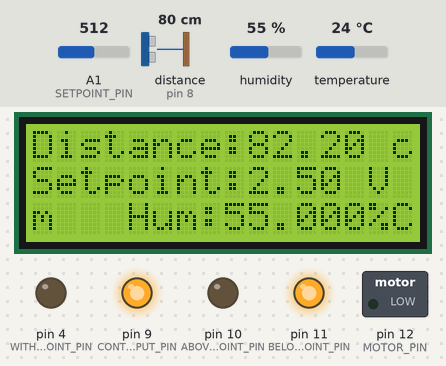
Simulated run of this sketch. Board: Arduino Uno, built with avr-gcc and run on an emulated ATmega328P. Shown: 16×3 character LCD, switched loads named in the sketch (green lamp = pin HIGH), output pins drawn as LEDs (lit = HIGH). Wiring (inferred from the names in the program): ultrasonic range finder: trigger pin 7; echo pin 8. The test bench sets the inputs (shaded band); at power-on: A1 (SETPOINT_PIN) = 512, distance to the obstacle (sensor on pin 8) 80 cm, humidity 55 %, temperature 24 °C. The echo pulse lasts 58.3 µs per cm; pins used as bus, display or sensor lines are not drawn; what the sketch prints to the serial monitor is not drawn.

Above: at 1.2 s.
1.3 s: A1 (SETPOINT_PIN) set to 194
At 2.8 s:
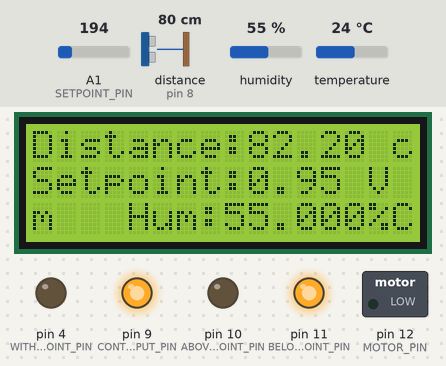
7.3 s: A1 (SETPOINT_PIN) set to 163
At 8.9 s:
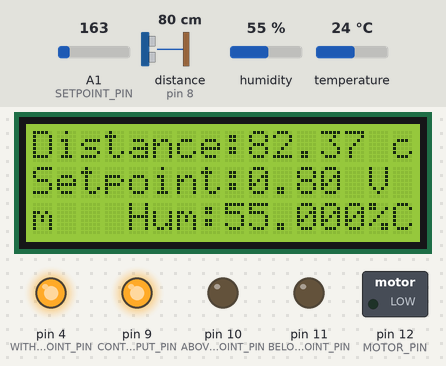
9.2 s: distance to the obstacle (sensor on pin 8) set to 250 cm
At 11.34 s:
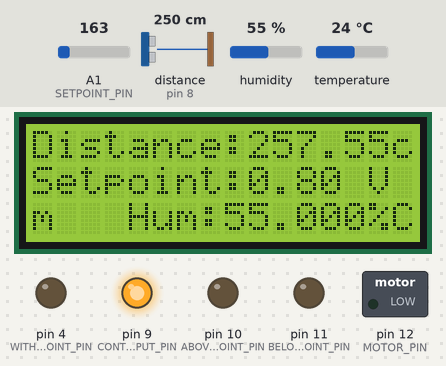
11.6 s: distance to the obstacle (sensor on pin 8) set to 120 cm
At 12.41 s:
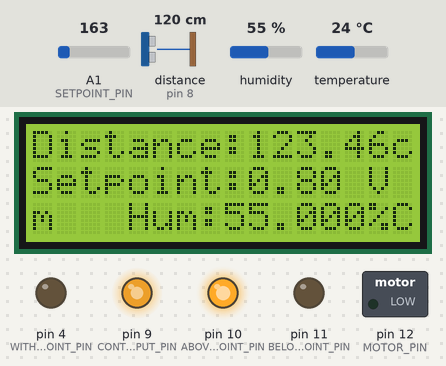
14.9 s: distance to the obstacle (sensor on pin 8) set to 250 cm
At 16.24 s:
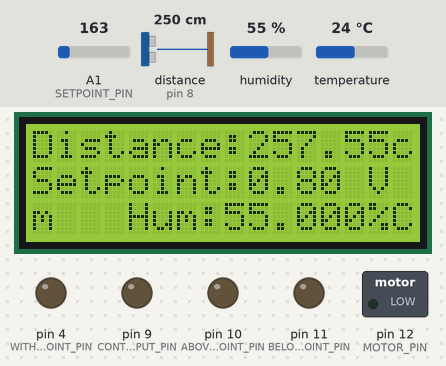
17.5 s: A1 (SETPOINT_PIN) set to 496
At 17.83 s:
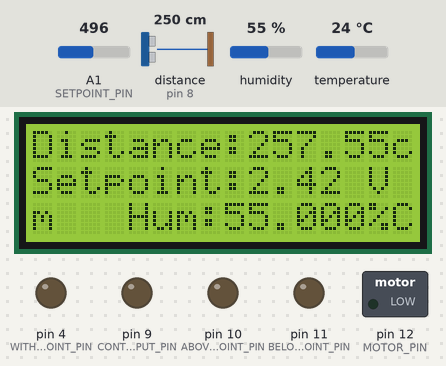
19.1 s: A1 (SETPOINT_PIN) set to 512
Timing chart, 0 to 21.8 s (numbered marks = the images above; inputs shaded):
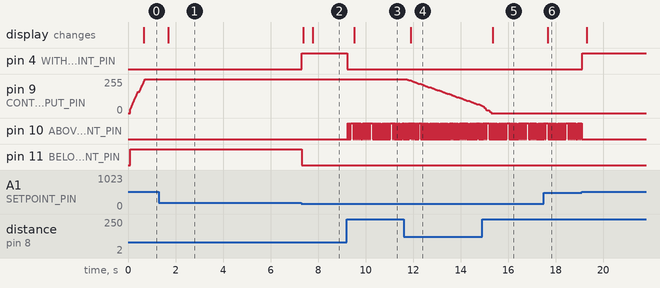

Measured:
- the behaviour switches between 178 and 177 on A1 (SETPOINT_PIN) (found by bisection; images 1 and 2)
- after the input at 1.3 s, the display: changes after 0.40 s (image 1)
- after the input at 7.3 s, pin 4 (WITHIN_SETPOINT_PIN): LOW → HIGH at once; pin 11 (BELOW_SETPOINT_PIN): HIGH → LOW at once; the display: first changes after 0.07 s (image 2 shows a later state)
- after the input at 9.2 s, pin 4 (WITHIN_SETPOINT_PIN): HIGH → LOW at once; pin 10 (ABOVE_SETPOINT_PIN): LOW → HIGH after 0.05 s, then moves between LOW and HIGH, repeating every 0.83 s; the display: changes after 0.32 s (image 3)
- after the input at 11.6 s, the display: changes after 0.30 s (image 4)
- after the input at 14.9 s, the display: changes after 0.45 s (image 5)
- after the input at 17.5 s, the display: changes after 0.16 s (image 6)
- after the input at 19.1 s, pin 4 (WITHIN_SETPOINT_PIN): LOW → HIGH at once; pin 10 (ABOVE_SETPOINT_PIN): stops changing and stays LOW

The sketch:

Code.ino
```cpp
#include <Wire.h>
#include <LiquidCrystal_AIP31068_I2C.h>
#include <DHT.h>

// Pin Definitions
const int RX_PIN = 0;
const int TX_PIN = 1;
const int WITHIN_SETPOINT_PIN = 4;
const int DHT_PIN = 5;
const int TRIG_PIN = 7;
const int ECHO_PIN = 8;
const int CONTROLLER_OUTPUT_PIN = 9;
const int ABOVE_SETPOINT_PIN = 10;
const int BELOW_SETPOINT_PIN = 11;
const int MOTOR_PIN = 12;
const int LCD_SCL_PIN = A5;
const int LCD_SDA_PIN = A4;
const int SETPOINT_PIN = A1;
const int SYSTEM_OUTPUT_PIN = A0;

// Constants
const int DHT_TYPE = DHT22;
const float TEMP_THRESHOLD_HIGH = 50.0;
const float TEMP_THRESHOLD_LOW = 30.0;
const float DISTANCE_TOLERANCE = 0.05;
const unsigned long CONTROL_INTERVAL = 10;
const int SERIAL_BAUD = 9600;
const int MOVING_AVG_SAMPLES = 10;
const int MAX_DISTANCE = 400;
const float VOLTAGE_REF = 5.0;

// LCD Configuration
const int LCD_ADDR = 0x3E;
const int LCD_COLS = 16;
const int LCD_ROWS = 3;


// Initialize Objects
LiquidCrystal_AIP31068_I2C lcd(LCD_ADDR, LCD_COLS, LCD_ROWS);
DHT dht(DHT_PIN, DHT_TYPE);

// PID Control Variables - Adjusted for small overshoot
double Setpoint, Input, Output;

// Control variables for PI controller
float Kp = 0.14; // Proportional gain (adjusted for slight overshoot)
float Ki = 5.00; // Integral gain (adjusted for slight overshoot)
float integralTerm = 0.0;
float previousError = 2.0;
float controlOutput = 0.0; // Store the control output

// Global Variables
unsigned long previousMillis = 0;
float distanceBuffer[MOVING_AVG_SAMPLES];
int bufferIndex = 0;
float temperature = 0.0;
float humidity = 0.0;
bool motorState = false;

// Variables for LED flashing
unsigned long flashInterval = 3;       // Interval in milliseconds for flashing
unsigned long steadyOnDuration = 0;   // Initial delay before flashing, in milliseconds
unsigned long lastFlashTime = 0;         // Timestamp for the last LED change
unsigned long aboveSetpointStartTime = 0; // Timestamp when distance first exceeded the setpoint
bool ledState = false;                   // Current state of the LED
bool aboveSetpoint = false;              // Track if above setpoint

void setup() {
    Serial.begin(SERIAL_BAUD);
    pinMode(TRIG_PIN, OUTPUT);
    pinMode(ECHO_PIN, INPUT);
    pinMode(MOTOR_PIN, OUTPUT);
    pinMode(WITHIN_SETPOINT_PIN, OUTPUT);
    pinMode(ABOVE_SETPOINT_PIN, OUTPUT);
    pinMode(BELOW_SETPOINT_PIN, OUTPUT);

    Wire.begin();
    lcd.init();
    lcd.on();
    lcd.clear();

    dht.begin();

    // Initialize moving average buffer
    float initialDistance = readDistance();
    for (int i = 0; i < MOVING_AVG_SAMPLES; i++) {
        distanceBuffer[i] = initialDistance;
    }
    Serial.println("Reading Data");
}

// Function to read distance
float readDistance() {
    digitalWrite(TRIG_PIN, LOW);
    delayMicroseconds(2);
    digitalWrite(TRIG_PIN, HIGH);
    delayMicroseconds(10);
    digitalWrite(TRIG_PIN, LOW);

    long duration = pulseIn(ECHO_PIN, HIGH, 23529); // Timeout after ~4m round trip
    if (duration == 0) return MAX_DISTANCE;
    return duration * 0.034 / 2.4; // Convert duration to distance in cm
}

// Moving average filter
float getFilteredDistance() {
    float newReading = readDistance();
    distanceBuffer[bufferIndex] = newReading;
    bufferIndex = (bufferIndex + 1) % MOVING_AVG_SAMPLES;

    float sum = 0;
    for (int i = 0; i < MOVING_AVG_SAMPLES; i++) {
        sum += distanceBuffer[i];
    }
    return sum / MOVING_AVG_SAMPLES;
}

// LED control
void updateLEDs(float distance, float setpoint) {
    float error = abs(distance - setpoint);
    float tolerance = setpoint * DISTANCE_TOLERANCE;

    // Check if the distance is above the setpoint
    if (distance > setpoint + tolerance) {
        // If just entering the above setpoint range, capture the start time
        if (!aboveSetpoint) {
            aboveSetpoint = true;
            aboveSetpointStartTime = millis(); // Record when we first exceeded the setpoint
            digitalWrite(ABOVE_SETPOINT_PIN, HIGH); // Turn LED on initially
            ledState = true; // Set LED state to on
        }
        // Check if we've been above the setpoint for the steadyOnDuration
        unsigned long currentMillis = millis();
        if (currentMillis - aboveSetpointStartTime >= steadyOnDuration) {
            // Start flashing the LED
            if (currentMillis - lastFlashTime >= flashInterval) {
                lastFlashTime = currentMillis; // Update last flash time
                ledState = !ledState; // Toggle LED state
                digitalWrite(ABOVE_SETPOINT_PIN, ledState ? HIGH : LOW); // Set LED state
            }
        }
    } else {
        // Reset LED and variables when below setpoint
        digitalWrite(ABOVE_SETPOINT_PIN, LOW);
        ledState = false;
        aboveSetpoint = false;
    }

    // Control the other LEDs
    digitalWrite(WITHIN_SETPOINT_PIN, error <= tolerance);
    digitalWrite(BELOW_SETPOINT_PIN, distance < setpoint - tolerance);
}

// PI control update
void updatePIControl() {
    // Read the distance as the system output and calculate the error
    float setpoint = analogRead(SETPOINT_PIN) * (MAX_DISTANCE / 1023.0);
    float actualOutput = getFilteredDistance();
    float error = setpoint - actualOutput;

    // Proportional control
    float proportionalTerm = Kp * error;

    // Integral control
    integralTerm += error * (CONTROL_INTERVAL / 1495.0); // Accumulate error over time
    float integralControl = Ki * integralTerm;

    // Combine proportional and integral terms to compute the control output
    controlOutput = proportionalTerm + integralControl;

    // Constrain the control output to fit within PWM limits (0-255)
    controlOutput = constrain(controlOutput, 0, 255);

    // Apply control output to the PWM pin
    analogWrite(CONTROLLER_OUTPUT_PIN, controlOutput);
}

// Update LCD
void updateLCD() {
    //lcd.clear();

    // Display and print distance
    float filteredDistance = getFilteredDistance() / 0.8007;
    lcd.setCursor(0, 0);
    lcd.print("Distance:");
    lcd.print(filteredDistance, 2);
    lcd.setCursor(15, 0);
    lcd.print("cm");

    Serial.print("Distance: ");
    Serial.print(filteredDistance, 2);
    Serial.print(" cm |");

    // Display and print setpoint
    float setpointVoltage = ((analogRead(SETPOINT_PIN) * (MAX_DISTANCE / 1023.0)) * 0.01) / 0.8007;
    lcd.setCursor(0, 1);
    lcd.print("Setpoint:");
    lcd.print(setpointVoltage, 2);
    lcd.setCursor(14, 1);
    lcd.print("V");

    Serial.print("Setpoint: ");
    Serial.print(setpointVoltage, 2);
    Serial.print(" V |");

    // Display and print temperature
    lcd.setCursor(0, 2);
    lcd.print("Temp:");
    lcd.print(temperature, 2);
    lcd.setCursor(11, 2);
    lcd.print("C");

    Serial.print("Temp: ");
    Serial.print(temperature, 2);
    Serial.print(" C |");

    // Display and print humidity
    lcd.setCursor(0, 3);
    lcd.print("Hum:");
    lcd.print(humidity, 2);
    lcd.setCursor(10, 3);
    lcd.print("%");

    Serial.print("Humidity: ");
    Serial.print(humidity, 2);
    Serial.print(" % |");

    //print motor status
    Serial.print("Motor Status: ");
    Serial.println(motorState ? "ON" : "OFF");
}

// Update motor
void updateMotor() {
    if (temperature > TEMP_THRESHOLD_HIGH && !motorState) {
        motorState = true;
        digitalWrite(MOTOR_PIN, HIGH);
    } else if (temperature < TEMP_THRESHOLD_LOW && motorState) {
        motorState = false;
        digitalWrite(MOTOR_PIN, LOW);
    }
}

void loop() {
    unsigned long currentTime = millis();

    if (currentTime - previousMillis >= CONTROL_INTERVAL) {
        previousMillis = currentTime;

        // Read sensors
        temperature = dht.readTemperature();
        humidity = dht.readHumidity();


        if (isnan(temperature) || isnan(humidity)) {
            Serial.println("Failed to read from DHT sensor!");
        } else {
            // Perform control updates
            updatePIControl();
            updateMotor();
            updateLEDs(getFilteredDistance(), analogRead(SETPOINT_PIN) * (MAX_DISTANCE / 1023.0));

            // Update LCD every 400 ms
            static unsigned long lastDisplayUpdate = 0;
            if (currentTime - lastDisplayUpdate >= 400) {
                updateLCD();
                lastDisplayUpdate = currentTime;
            }
        }
    }
}
```
